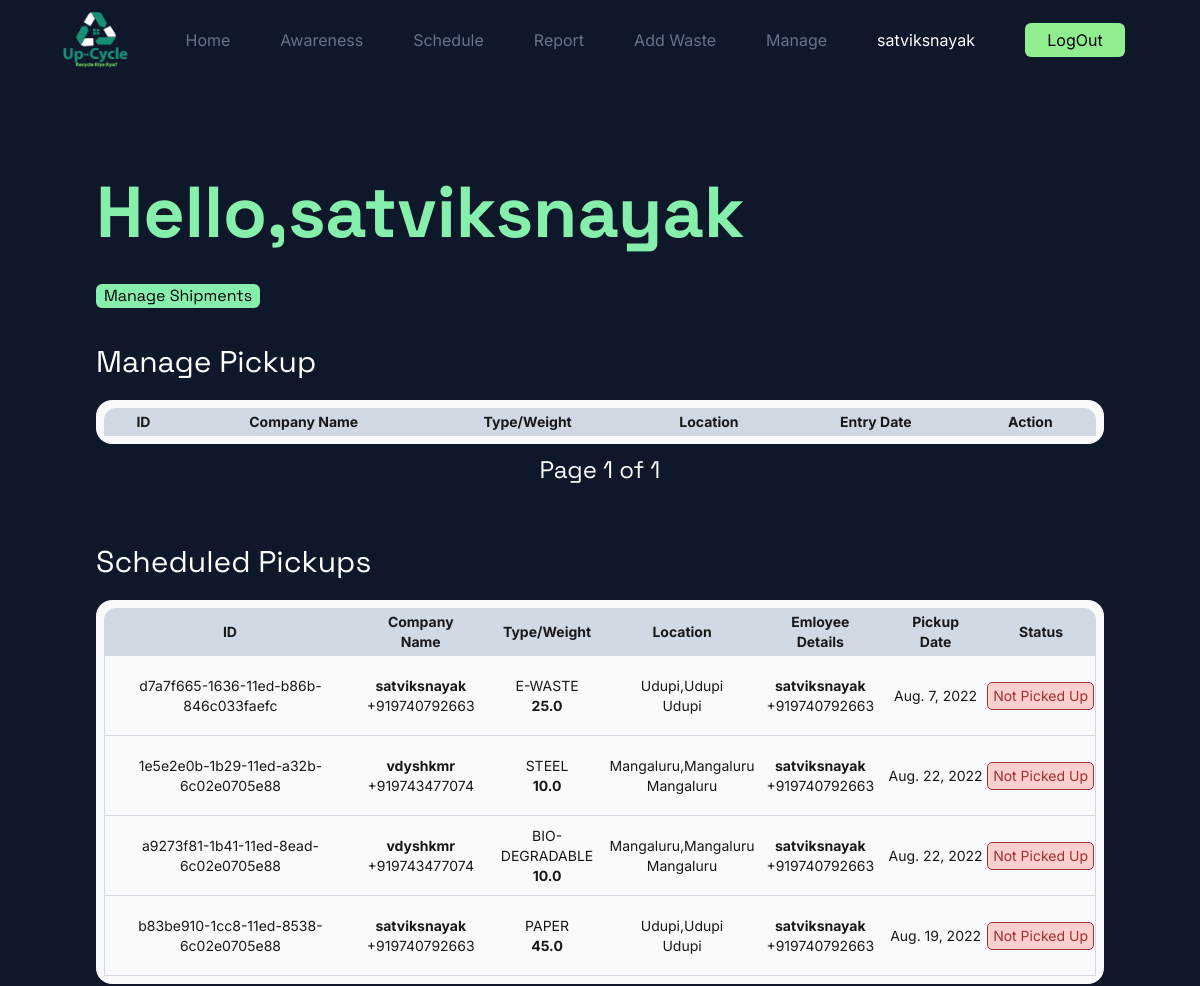
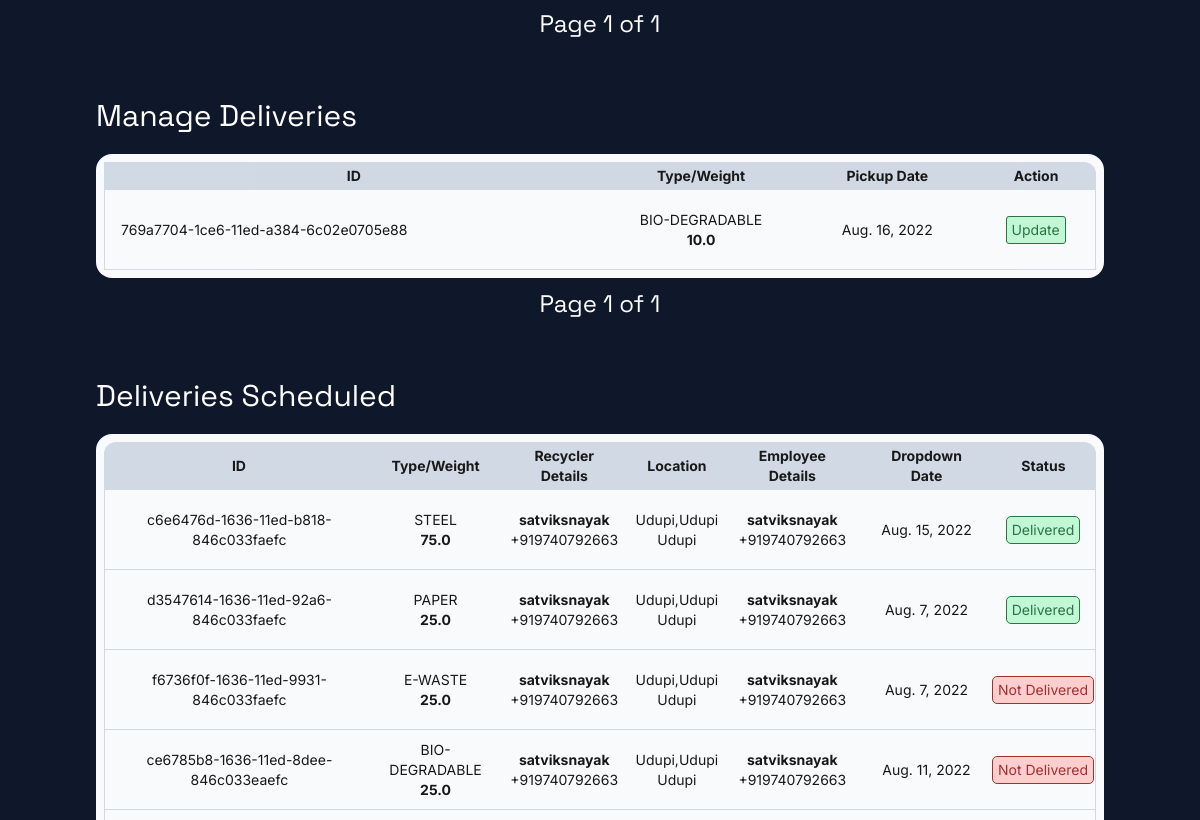
Page /manage/ (signed in, upper part) on the earlier database version (2 pictures, top to bottom).
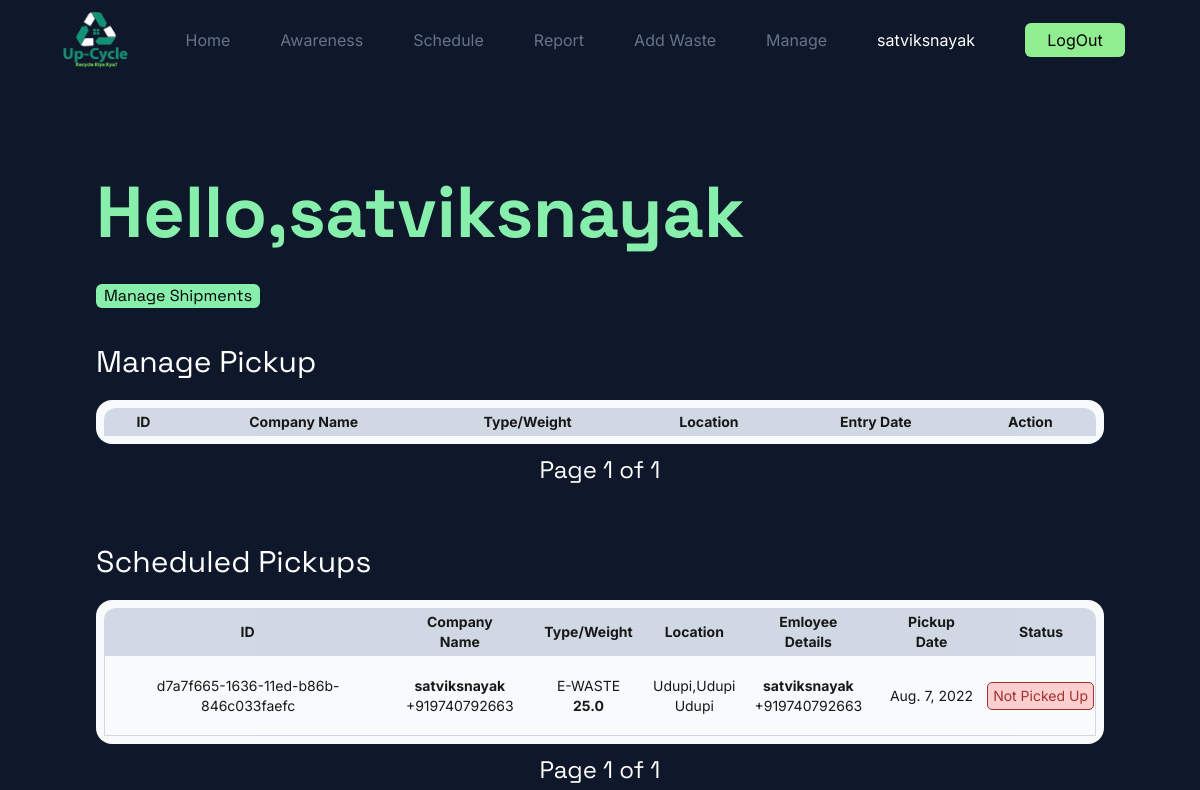
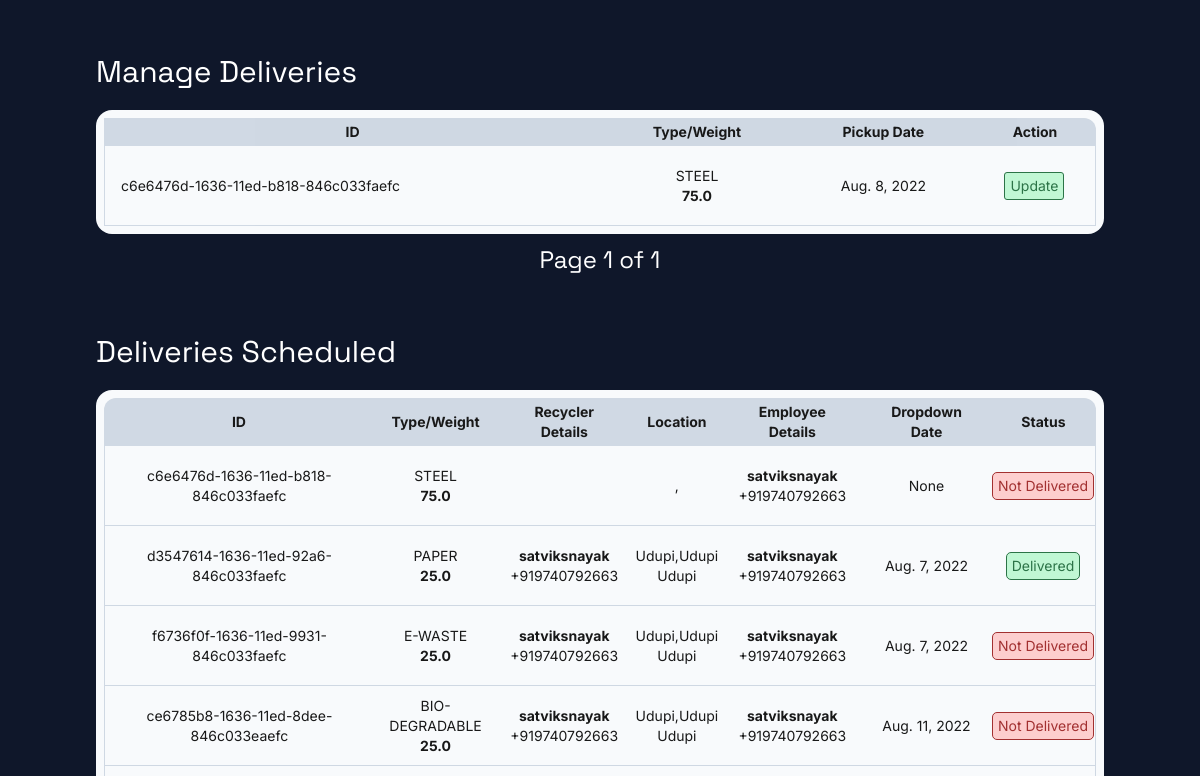
Same page on the later database version (2 pictures, top to bottom).
### App/models.py (models this page shows, shortened)
class Waste(models.Model):
    class Types(models.TextChoices):
        STEEL = "STEEL","Steel"
        BIODEGRADABLE = "BIO-DEGRADABLE","Bio-Degradable"
        PAPER = "PAPER","Paper"
        EWASTE = "E-WASTE","E-Waste"
    id = models.CharField(primary_key=True,unique=True,max_length=40)
    recycler = models.ForeignKey(User,on_delete=models.SET_NULL,null=True,blank=True,related_name='recycler')
    company = models.ForeignKey(User,on_delete=models.SET_NULL,null=True,blank=True,related_name='company')
    employee = models.ForeignKey(User,on_delete=models.SET_NULL,null=True,blank=True,related_name='employee')
    entry_date = models.DateField(null=True,blank=True)
    pickup_date = models.DateField(null=True,blank=True)
    dropdown_date = models.DateField(null=True,blank=True)
    weight = models.FloatField(null=True,blank=True)
    price = models.FloatField(null=True,blank=True)
    type = models.CharField(_("Types"),max_length=50,choices=Types.choices)
    pickup_done = models.BooleanField(default=False)
    dropdown_done = models.BooleanField(default=False)

class Profile(models.Model):
    user = models.OneToOneField(User,on_delete=models.CASCADE,null=True)
    name = models.CharField(max_length=50)
    about = models.TextField(blank=True,null=True)
    profile_pic = models.ImageField(default='avatar.png',upload_to='Profile')
    location = models.CharField(max_length=50,blank=True,null=True)
    street = models.CharField(max_length=50,blank=True,null=True)
    city = models.CharField(max_length=30,blank=True,null=True)
    state = models.CharField(max_length=30,blank=True,null=True)
    phone = PhoneNumberField(blank=True,null=True)
    is_email_verified = models.BooleanField(default=False)

### App/decorators.py (the view)
        def wrappper_func(request,*args,**kwargs):
            group = None
            if request.user.groups.exists():
                group = request.user.groups.all()[0].name
            if group in allowed_roles:
                return view_func(request,*args,**kwargs)
            else:
                return HttpResponse('You are not authorised to view this page!!')

### App/functions.py (called while the page is built)
def grouplist(user):
    groups = []
    if user.groups.exists():
        for i in range(len(user.groups.all())):
            groups.append(user.groups.all()[i].name)
    return groups

### App/templates/App/tables/manager.html (shortened to what the changed rows need)
<!DOCTYPE html>
<html lang="en">
<head>
</head>
{% extends 'App/base.html' %}
{%load static%}
    {% block content %}
    <div class="content bg-slate-900 p-5 md:p-10 lg:p-24">
        <div class="min-w-full font-space mr-2 flex flex-col w-full lg:w-4/5">
            <h1 class="text-green-300 text-3xl md:text-5xl lg:text-7xl font-bold mr-2">Hello,{{user.profile.name}}</h1>
        </div>
        <div class="Table w-full lg:min-w-4/5 p-1 lg:p-2 bg-slate-50 rounded-2xl overflow-auto lg:overflow-hidden">
            <table class="relative border-separate border-spacing-0 table-auto min-w-full bg-slate-50 text-xs lg:text-sm opacity-90 text-center font-inter mr-2">
                <thead class="bg-slate-300">
                    <tr>
                        <th class="rounded-tl-xl px-4 py-1 w-min md:w-max">ID</th>
                        <th class="px-4 py-1">Company Name</th>
                        <th class="px-4 py-1">Type/Weight</th>
                        <th class="px-4 py-1">Location</th>
                        <th class="px-4 py-1">Entry Date</th>
                        <th class="rounded-tr-xl px-4 py-1">Action</th>
                    </tr>
                </thead>
            </table>
        </div>
        <div class="Table w-full lg:min-w-4/5 p-1 lg:p-2 bg-slate-50 rounded-2xl overflow-auto lg:overflow-hidden">
            <table class="relative border-separate border-spacing-0 table-auto min-w-full bg-slate-50 text-xs lg:text-sm opacity-90 text-center font-inter mr-2">
                <thead class="bg-slate-300">
                    <tr>
                        <th class="rounded-tl-xl px-4 py-1 w-min md:w-max">ID</th>
                        <th class="px-4 py-1">Company Name</th>
                        <th class="px-4 py-1">Type/Weight</th>
                        <th class="px-4 py-1">Location</th>
                        <th class="px-4 py-1">Emloyee Details</th>
                        <th class="px-4 py-1">Pickup Date</th>
                        <th class="rounded-tr-xl px-4 py-1">Status</th>
                    </tr>
                </thead>
                <tbody>
                    {% for waste in pickup %}
                    <tr>
                        <td class="place-content-center px-4 py-1 border-b border-slate-300 border-l flex items-center h-20 w-min md:w-full">{{waste.id}}</td>
                        <td class="border-b border-slate-300 h-20 w-max"><span class="font-bold">{{waste.company.profile.name}}</span><br>{{waste.company.profile.phone}}</td>
                        <td class="border-b border-slate-300 h-20 w-max">{{waste.type}}<br><span class="font-bold">{{waste.weight}}</span></td>
                        <td class="border-b border-slate-300 h-20 w-max">{{waste.company.profile.location}},{{waste.company.profile.street}}<br>{{waste.company.profile.city}}</td>
                        <td class="border-b border-slate-300 h-20 w-max"><span class="font-bold">{{waste.employee.profile.name}}</span><br>{{waste.employee.profile.phone}}</td>
                        <td class="border-b border-slate-300 h-20 w-max">{{waste.pickup_date}}</td>
                        <td class="border-b border-slate-300 h-20 w-max border-r">
                            {% if waste.pickup_done %}
                            <button type="button" class="px-[5px] py-[3px] my-[3px] rounded-[5px] bg-green-200 text-green-800 border-[1px] border-green-800 w-max">Picked Up</button>
                            {% else %}
                            <button type="button" class="px-[5px] py-[3px] my-[3px] rounded-[5px] bg-red-200 text-red-800 border-[1px] border-red-800 w-max">Not Picked Up</button>
                            {% endif %}
                        </td>
                    </tr>
                    {% endfor %}
                </tbody>
            </table>
        </div>
        <div class="Table w-full lg:min-w-4/5 p-1 lg:p-2 bg-slate-50 rounded-2xl overflow-auto lg:overflow-hidden">
            <table class="relative border-separate border-spacing-0 table-auto min-w-full bg-slate-50 text-xs lg:text-sm opacity-90 text-center font-inter mr-2">
                <thead class="bg-slate-300">
                    <tr>
                        <th class="ounded-tl-xl px-4 py-1 w-min md:w-max">ID</th>
                        <th class="px-4 py-1">Type/Weight</th>
                        <th class="px-4 py-1">Pickup Date</th>
                        <th class="rounded-tr-xl px-4 py-1">Action</th>
                    </tr>
                </thead>
                <tbody>
                    {% for waste in update_dropdown %}
                    <tr>
                        <td class="text-left px-4 py-1 border-b border-slate-300 border-l">{{waste.id}}</td>
                        <td class="border-b border-slate-300 h-20 w-max">{{waste.type}}<br><span class="font-bold">{{waste.weight}}</span></td>
                        <td class="border-b border-slate-300 h-20 w-max">{{waste.pickup_date}}</td>
                        <td class="border-b border-slate-300 h-20 w-max border-r"><form action="" method="POST">{% csrf_token %}<input type="text" name="id" id="id_id" value="{{waste.id}}" hidden><button type="submit" class="px-[5px] py-[3px] my-[3px] bg-green-200 border-green-800 text-green-800 border-[1px] rounded-[3px]">Update</button></form></td>
                    </tr>
                    {% endfor %}
                </tbody>
            </table>
        </div>
        <div class="Table w-full lg:min-w-4/5 p-1 lg:p-2 bg-slate-50 rounded-2xl overflow-auto lg:overflow-hidden">
            <table class="relative border-separate border-spacing-0 table-auto min-w-full bg-slate-50 text-xs lg:text-sm opacity-90 text-center font-inter mr-2">
                <thead class="bg-slate-300">
                    <tr>
                        <th class="rounded-tl-xl px-4 py-1 w-min md:w-max">ID</th>
                        <th class="px-4 py-1">Type/Weight</th>
                        <th class="px-4 py-1">Recycler Details</th>
                        <th class="px-4 py-1">Location</th>
                        <th class="px-4 py-1">Employee Details</th>
                        <th class="px-4 py-1">Dropdown Date</th>
                        <th class="rounded-tr-xl px-4 py-1">Status</th>
                    </tr>
                </thead>
                <tbody>
                    {% for waste in dropdown %}
                    <tr>
                        <td class="place-content-center px-4 py-1 border-b border-slate-300 border-l flex items-center h-20 w-min md:w-full">{{waste.id}}</td>
                        <td class="border-b border-slate-300 h-20 w-max">{{waste.type}}<br><span class="font-bold">{{waste.weight}}</span></td>
                        <td class="border-b border-slate-300 h-20 w-max"><span class="font-bold">{{waste.recycler.profile.name}}</span><br>{{waste.recycler.profile.phone}}</td>
                        <td class="border-b border-slate-300 h-20 w-max">{{waste.recycler.profile.location}},{{waste.recycler.profile.street}}<br>{{waste.recycler.profile.city}}</td>
                        <td class="border-b border-slate-300 h-20 w-max"><span class="font-bold">{{waste.employee.profile.name}}</span><br>{{waste.employee.profile.phone}}</td>
                        <td class="border-b border-slate-300 h-20 w-max">{{waste.dropdown_date}}</td>
                        <td class="border-b border-slate-300 h-20 w-max border-r">
                            {% if waste.dropdown_done %}
                            <button type="button" class="px-[5px] py-[3px] my-[3px] rounded-[5px] bg-green-200 text-green-800 border-[1px] border-green-800 w-max">Delivered</button>
                            {% else %}
                            <button type="button" class="px-[5px] py-[3px] my-[3px] rounded-[5px] bg-red-200 text-red-800 border-[1px] border-red-800 w-max">Not Delivered</button>
                            {% endif %}
                        </td>
                    </tr>
                    {% endfor %}
                </tbody>
            </table>
        </div>
    </div>
    {% endblock %}

Differences in the rows shown:
removed Waste: id "1e5e2e0b-1b29-11ed-a32b-6c02e0705e88", company.profile.name "vdyshkmr", company.profile.phone "+919743477074", type "STEEL", weight "10.0", company.profile.location "Mangaluru", company.profile.street "Mangaluru", company.profile.city "Mangaluru", employee.profile.name "satviksnayak", employee.profile.phone "+919740792663", pickup_date "Aug. 22, 2022", pickup_done "Not Picked Up", shown under "Scheduled Pickups"
removed Waste: id "a9273f81-1b41-11ed-8ead-6c02e0705e88", company.profile.name "vdyshkmr", company.profile.phone "+919743477074", type "BIO-DEGRADABLE", weight "10.0", company.profile.location "Mangaluru", company.profile.street "Mangaluru", company.profile.city "Mangaluru", employee.profile.name "satviksnayak", employee.profile.phone "+919740792663", pickup_date "Aug. 22, 2022", pickup_done "Not Picked Up", shown under "Scheduled Pickups"
removed Waste: id "b83be910-1cc8-11ed-8538-6c02e0705e88", company.profile.name "satviksnayak", company.profile.phone "+919740792663", type "PAPER", weight "45.0", company.profile.location "Udupi", company.profile.street "Udupi", company.profile.city "Udupi", employee.profile.name "satviksnayak", employee.profile.phone "+919740792663", pickup_date "Aug. 19, 2022", pickup_done "Not Picked Up", shown under "Scheduled Pickups"
removed Waste: id "769a7704-1ce6-11ed-a384-6c02e0705e88", type "BIO-DEGRADABLE", weight "10.0", pickup_date "Aug. 16, 2022", shown under "Manage Deliveries"
now on one of the page's lists (row edited): Waste: id "c6e6476d-1636-11ed-b818-846c033faefc", type "STEEL", weight "75.0", pickup_date "Aug. 8, 2022"
changed Waste "c6e6476d-1636-11ed-b818-846c033faefc": dropdown_date "Aug. 15, 2022" → "None"; recycler.profile.name "satviksnayak" → (not shown); recycler.profile.phone "+919740792663" → (not shown); recycler.profile.location "Udupi" → (not shown); recycler.profile.street "Udupi" → (not shown); recycler.profile.city "Udupi" → (not shown); dropdown_done "Delivered" → "Not Delivered"
